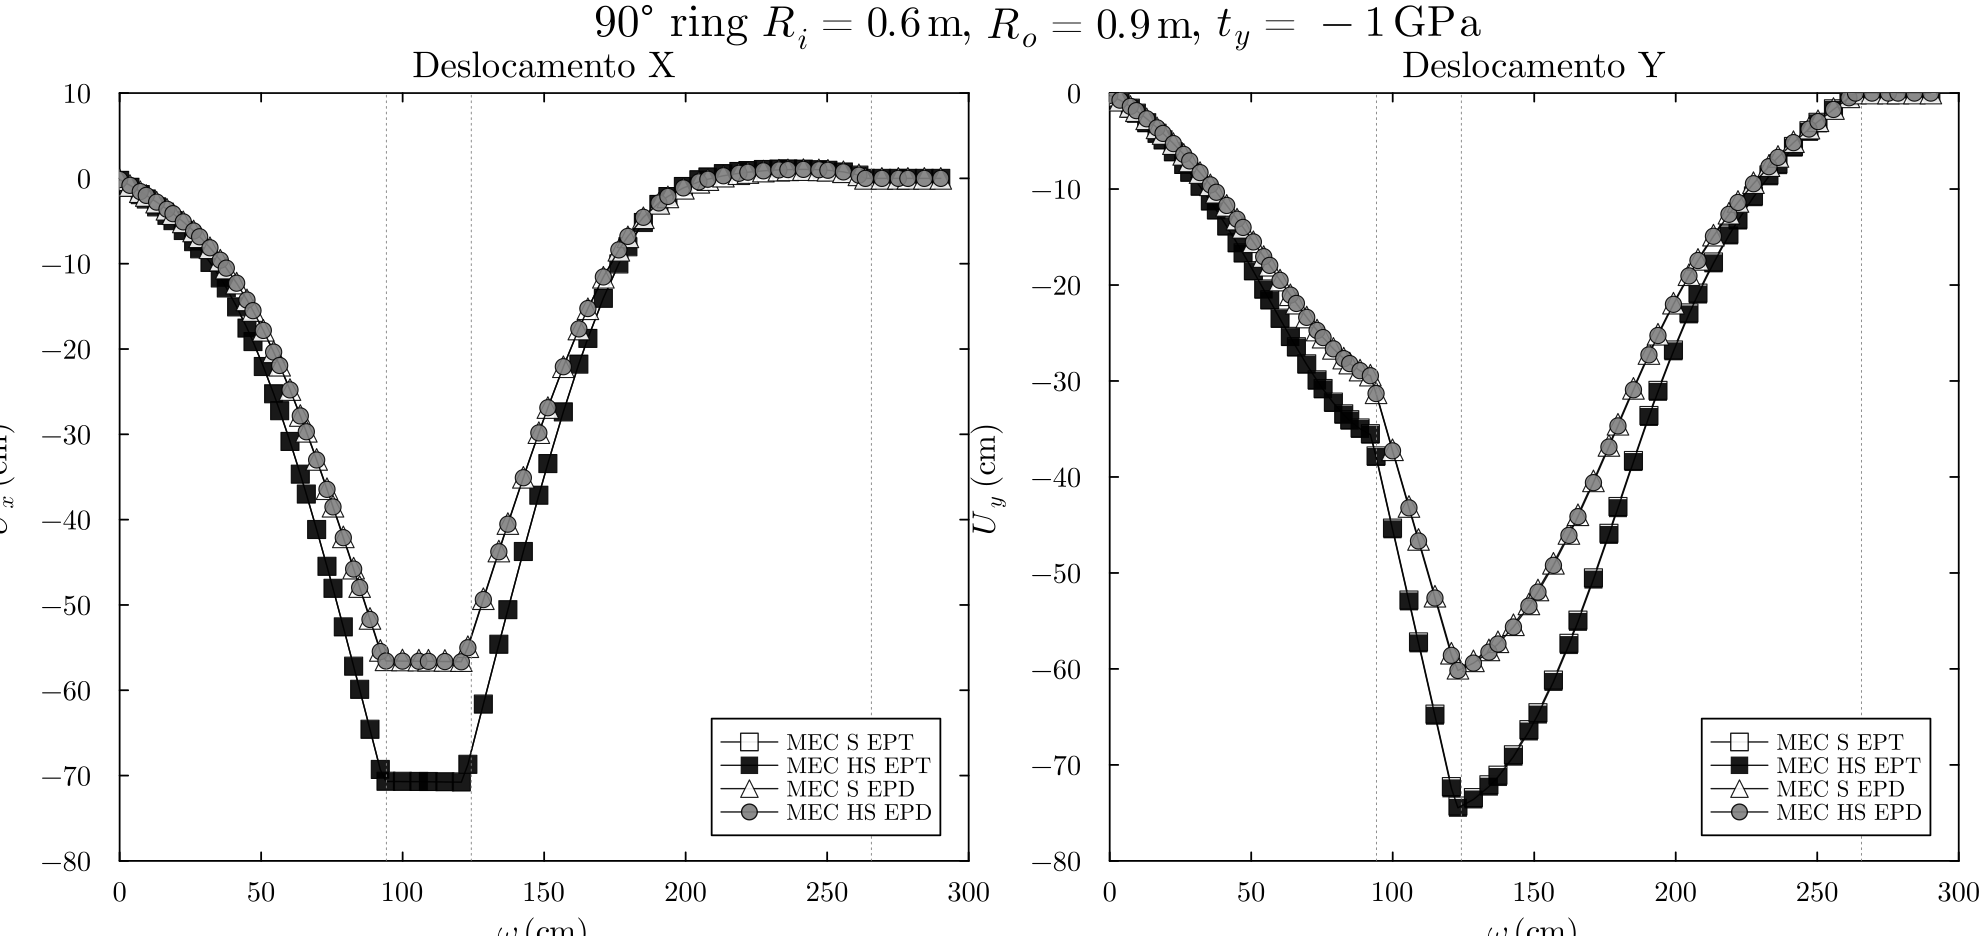

Write the Julia code that produced this figure.
# Thesis Fig. 7.10: Ux(ω), Uy(ω) on the 90° ring.
# Geometry is Ri=0.6 m, Ro=0.9 m (thickness 0.3 m) — Fig. 7.8 ω-stations
# 94.25 / 124.25 / 265.62 / 295.62 cm. FEniCS anel_aniso.py uses the same.
#
#   julia --project=. scripts/debug/p3_fig710.jl
using DrWatson
@quickactivate :BEM
using LinearAlgebra, Printf, StaticArrays
using Plots, LaTeXStrings
gr()
default(fontfamily="Computer Modern", linewidth=1.1, framestyle=:box,
    grid=false, dpi=180, legendfontsize=8, tickfontsize=10, guidefontsize=12,
    titlefontsize=13)

include(datadir("Laplace", "Laplace_dad.jl"))

const Ex, Ey, Gxy = 124.04e3, 10.09e3, 6.03e3   # MPa
const νyx, ηx, ηy = 0.344, 1.255, -0.031
const νzx, νzy, ηz = 0.40, 0.25, 0.50
const P = 1000.0                                 # MPa = 1 GPa
const Ri, Ro = 600.0, 900.0                      # mm = 0.6 m, 0.9 m
const OUT = joinpath(@__DIR__, "p3_fig710.png")

function p3_mesh()
    gmsh.initialize()
    gmsh.option.setNumber("General.Terminal", 0)
    gmsh.model.add("anel_aniso")
    lc = 80.0
    c = gmsh.model.geo.addPoint(0.0, 0.0, 0.0, lc)
    p_iy = gmsh.model.geo.addPoint(0.0, Ri, 0.0, lc)
    p_ix = gmsh.model.geo.addPoint(Ri, 0.0, 0.0, lc)
    p_ox = gmsh.model.geo.addPoint(Ro, 0.0, 0.0, lc)
    p_oy = gmsh.model.geo.addPoint(0.0, Ro, 0.0, lc)
    inner = gmsh.model.geo.addCircleArc(p_iy, c, p_ix)
    bottom = gmsh.model.geo.addLine(p_ix, p_ox)
    outer = gmsh.model.geo.addCircleArc(p_ox, c, p_oy)
    left = gmsh.model.geo.addLine(p_oy, p_iy)
    cl = gmsh.model.geo.addCurveLoop([inner, bottom, outer, left])
    s1 = gmsh.model.geo.addPlaneSurface([cl])
    gmsh.model.geo.synchronize()
    gmsh.model.mesh.setTransfiniteCurve(inner, 11)
    gmsh.model.mesh.setTransfiniteCurve(bottom, 3)
    gmsh.model.mesh.setTransfiniteCurve(outer, 11)
    gmsh.model.mesh.setTransfiniteCurve(left, 3)
    gmsh.model.addPhysicalGroup(1, [left], -1, "0;0;0;0")
    gmsh.model.addPhysicalGroup(1, [bottom], -1, "1;0;1;-$P")
    gmsh.model.addPhysicalGroup(1, [inner, outer], -1, "1;0;1;0")
    gmsh.model.addPhysicalGroup(2, [s1], -1, "Domain")
    gmsh.model.mesh.generate(2)
    gmsh.model.mesh.setOrder(2)
    out = datadir("elastico", "anel_aniso_06_09.msh")
    mkpath(dirname(out))
    gmsh.write(out)
    gmsh.finalize()
    return out
end

function solve_case(msh, props; bie=:cbie)
    dad = format2d(msh, props; tipo=2, pontointerno=false)
    if bie === :hbie
        H_G_hyper(dad; npg=50, threaded=false)
    else
        assemble!(dad; npg=16, threaded=false)
    end
    solve(dad)
    return dad
end

"""ω [cm] along Fig. 7.8: inner (0,Ri)→(Ri,0) → bottom → outer → left."""
function path_omega(dad)
    n = dad.n
    xy = [(dad.Nodes[i][1], dad.Nodes[i][2]) for i in 1:n]
    r = [hypot(x, y) for (x, y) in xy]
    ang = [atan(y, x) for (x, y) in xy]
    left = findall(i -> xy[i][1] < 1.0, 1:n)
    bot  = findall(i -> xy[i][2] < 1.0 && xy[i][1] > Ri - 1, 1:n)
    used = union(left, bot)
    inn  = findall(i -> r[i] < (Ri + Ro) / 2 && i ∉ used, 1:n)
    out  = findall(i -> r[i] ≥ (Ri + Ro) / 2 && i ∉ used, 1:n)
    si = sort(inn; by=i -> -ang[i])          # π/2 → 0
    sb = sort(bot; by=i -> xy[i][1])         # Ri → Ro
    so = sort(out; by=i -> ang[i])           # 0 → π/2
    sl = sort(left; by=i -> -xy[i][2])       # Ro → Ri
    order = vcat(si, sb, so, sl)
    ω = zeros(n)
    acc = 0.0
    ω[order[1]] = 0.0
    for k in 2:length(order)
        i, j = order[k - 1], order[k]
        acc += hypot(xy[j][1] - xy[i][1], xy[j][2] - xy[i][2])
        ω[j] = acc
    end
    return ω ./ 10, order
end

function series(dad)
    ω, order = path_omega(dad)
    ux = [dad.u[2i - 1] / 10 for i in order]
    uy = [dad.u[2i] / 10 for i in order]
    return ω[order], ux, uy
end

ept = AnisotropicElasticity(lekhnitskii_engineering(Ex, Ey, Gxy, νyx;
    η12_1=ηx, η12_2=ηy))
epd = AnisotropicElasticity(lekhnitskii_engineering(Ex, Ey, Gxy, νyx;
    η12_1=ηx, η12_2=ηy, plane_strain=true, E3=Ey,
    ν31=νzx, ν32=νzy, η12_3=ηz))

msh = p3_mesh()
println("mesh ", msh)
s_ept = series(solve_case(msh, ept; bie=:cbie))
h_ept = series(solve_case(msh, ept; bie=:hbie))
s_epd = series(solve_case(msh, epd; bie=:cbie))
h_epd = series(solve_case(msh, epd; bie=:hbie))
@printf("EPT CBIE  Ux=%.1f  Uy=%.1f cm   ωmax=%.1f cm\n",
    extrema(s_ept[2])[1], extrema(s_ept[3])[1], maximum(s_ept[1]))
@printf("EPT HBIE  Ux=%.1f  Uy=%.1f cm\n", extrema(h_ept[2])[1], extrema(h_ept[3])[1])
@printf("EPD CBIE  Ux=%.1f  Uy=%.1f cm\n", extrema(s_epd[2])[1], extrema(s_epd[3])[1])
@printf("EPD HBIE  Ux=%.1f  Uy=%.1f cm\n", extrema(h_epd[2])[1], extrema(h_epd[3])[1])

kw_line = (lw=0.8, alpha=0.9)
px = plot(; xlabel=L"\omega\ \mathrm{(cm)}", ylabel=L"U_x\ \mathrm{(cm)}",
    title="Deslocamento X", xlims=(0, 300), ylims=(-80, 10),
    xticks=0:50:300, yticks=-80:10:10, legend=:bottomright)
py = plot(; xlabel=L"\omega\ \mathrm{(cm)}", ylabel=L"U_y\ \mathrm{(cm)}",
    title="Deslocamento Y", xlims=(0, 300), ylims=(-80, 0),
    xticks=0:50:300, yticks=-80:10:0, legend=:bottomright)

function add!(ω, ux, uy; m, mc, ms, lab)
    plot!(px, ω, ux; color=:black, kw_line...,
        marker=m, markercolor=mc, markersize=ms, markerstrokecolor=:black,
        markerstrokewidth=0.6, label=lab)
    plot!(py, ω, uy; color=:black, kw_line...,
        marker=m, markercolor=mc, markersize=ms, markerstrokecolor=:black,
        markerstrokewidth=0.6, label=lab)
end
add!(s_ept...; m=:square, mc=:white, ms=5, lab="MEC S EPT")
add!(h_ept...; m=:square, mc=:black, ms=5, lab="MEC HS EPT")
add!(s_epd...; m=:utriangle, mc=:white, ms=6, lab="MEC S EPD")
add!(h_epd...; m=:circle, mc=:gray, ms=5, lab="MEC HS EPD")
for x in (94.25, 124.25, 265.62)
    vline!(px, [x]; color=:gray, lw=0.5, ls=:dot, label="")
    vline!(py, [x]; color=:gray, lw=0.5, ls=:dot, label="")
end

plt = plot(px, py; layout=(1, 2), size=(1100, 520),
    plot_title=L"90° ring $R_i=0.6\,\mathrm{m}$, $R_o=0.9\,\mathrm{m}$, $t_y=-1\,\mathrm{GPa}$")
savefig(plt, OUT)
println("wrote ", OUT)
